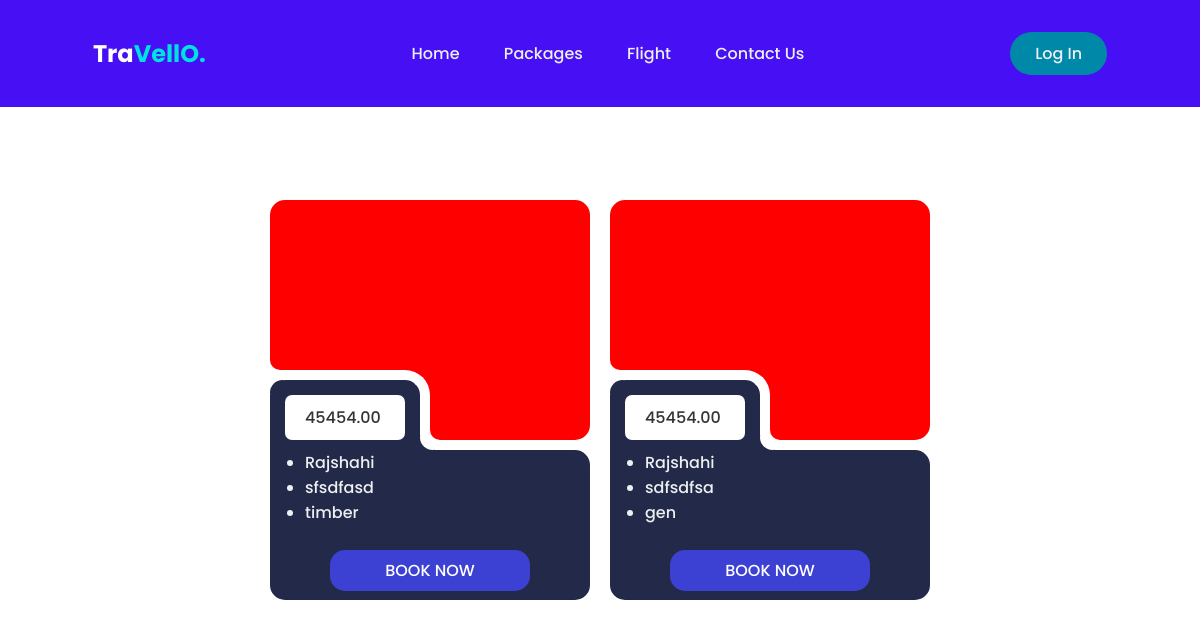
The page /hotel/ on the database its author committed.
### Tour/models.py (models this page shows, shortened)
class Hotel(models.Model):
    name = models.CharField(max_length=100)
    location = models.CharField(max_length=100)
    description = models.TextField(max_length=100)
    contact_number = models.CharField(max_length=15)
    email = models.EmailField()
    num_of_rooms =models.IntegerField()
    number_of_person = [
        ('1 Adult','1 Adult'),
        ('2 Adult','2 Adult'),
        ('3 Adult','3 Adult'),
    ]
    person = models.CharField(max_length=50,choices=number_of_person)
    price = models.DecimalField(max_digits=10,decimal_places=2)
    check_in = models.DateField()
    check_out = models.DateField()

### Tour/views.py (the view)
# urls.py: path('hotel/',t_views.hotel, name = "hotel"),
def hotel(request):
    hotel= Hotel.objects.all()
    context = {
        'hotel': hotel,
    }
    return render (request,template_name='tour/hotel.html',context = context)

### template/tour/hotel.html (shortened to what this page needs)
<!DOCTYPE html>
<html lang="en">
<head>
</head>
<body>
    <header>
        <a href="#" class="logo">Tra<span>VellO.</span></a>
        <nav>
            <ul class="nav__links">
                <li><a href="{% url 'home' %}">Home</a></li>
                <li><a href="{% url 'packages' %}">Packages</a></li>
                <li><a href="{% url 'flights' %}">Flight</a></li>
                <li><a href="#">Contact Us</a></li>
            </ul>
        </nav>
        <a href="#" class="cta"><button>Log In</button></a>
    </header>
    <div class="container">
        {% for i in hotel %}
        <div class="card">
            <div class="imgBx"></div>
            <div class="content">
                <span class="price">
                    <a href="#">{{i.price}}</a>
                </span>
                <ul>
                    <li>{{i.location}}</li>
                    <li>{{i.description}}</li>
                    <li>{{i.name}}</li>
                </ul>
                <span class="Button"><a href="#">BOOK NOW</a></span>
            </div>
        </div>
        {% endfor %}
    </div>
</body>
</html>

### template/tour/hotel.html (style rules this page uses)
* { margin: 0; padding: 0; box-sizing: border-box; font-family: 'Poppins', sans-serif; }
body { display: flex; justify-content: center; align-items: center; min-height: 100vh; flex-direction: column; }
.card { position: relative; width: 320px; height: 400px; display: flex; flex-direction: column; justify-content: space-between; }
.card .imgBx { position: relative; width: 100%; height: 240px; background: #f00; border-radius: 15px; }
.card .imgBx::before { content: ''; position: absolute; bottom: 0; left: 50%; width: 20px; height: 20px; background: transparent; border-radius: 50%; box-shadow: -10px 10px 0 #fff; }
.card .imgBx::after { content: ''; position: absolute; bottom: 70px; left: 0; width: 20px; height: 20px; background: transparent; border-radius: 50%; box-shadow: -10px 10px 0 #fff; }
.card .content { position: relative; width: 100%; height: 150px; background: #232949; border-radius: 15px; border-top-left-radius: 0; padding: 0 35px; }
.card .content { color: #fff; }
.card .content .price { position: absolute; top: -80px; left: 0; height: 80px; width: 50%; background: #232949; border-top: 10px solid #fff; border-right: 10px solid #fff; border-top-right-radius: 25px; }
.card .content .price::before { content: ''; position: absolute; width: 25px; height: 25px; background: transparent; border-radius: 50%; box-shadow: -10px -10px 0 #fff; }
.card .content .price::after { content: ''; position: absolute; bottom: 0; right: -25px; width: 25px; height: 25px; background: transparent; border-radius: 50%; box-shadow: -10px 10px 0 #232949; }
.card .content .price a { position: relative; background: #fff; padding: 10px 20px; margin: 15px 15px; display: block; border-radius: 7px; color: #333; font-weight: 500; text-decoration: none; }
.container { display: flex; gap: 20px; padding: 3em 0 3em 0; justify-content: center; align-items: flex-start; padding: 20px; }
.Button a { position: relative; display: flex; justify-content: center; align-items: center; background: rgb(60, 65, 212); border-radius: 15px; margin: 25px 25px; color: white; text-decoration: none; padding: 8px ; }
.logo { font-size: 24px; font-weight: bold; color: white; }
.logo span { color: rgb(0, 225, 225); }
li,a ,button { font-family: "Poppins", serif; font-weight: 500; font-size: 16px; color: #edf0f1; text-decoration: none; }
header { display: flex; position: fixed; top: 0; width: 100%; justify-content: space-around; align-items: center; padding: 2em 0 2em 0; min-height: 0vh; background: #470FF4; }
.nav__links { list-style: none; }
.nav__links li { display: inline-block; padding: 0px 20px; }
.nav__links li a { transition: all 0.3s ease 0s; }
button { padding: 9px 25px; background-color: rgba(0,136,169,1) ; border: none; border-radius: 50px; cursor: pointer; transition: all 0.3s ease 0s; }

### rows shown on the page
Hotel: price "45454.00", location "Rajshahi", description "sfsdfasd", name "timber"
Hotel: price "45454.00", location "Rajshahi", description "sdfsdfsa", name "gen"
